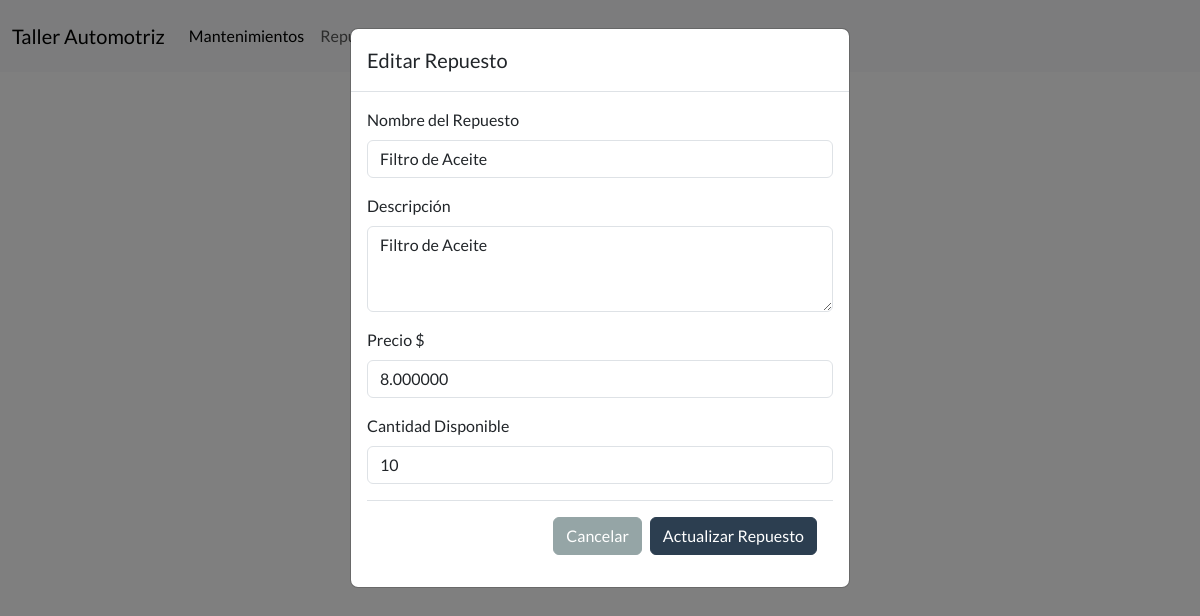
Page /editar_repuesto/1/ on the committed database.
### Aplicaciones/Taller/models.py (models this page shows, shortened)
class Repuesto(models.Model): # * Modelo para representar un repuesto
    id_repuesto = models.AutoField(primary_key=True) # ~ Campo de clave primaria autoincremental
    nombre_repuesto = models.CharField(max_length=100)
    descripcion = models.TextField()
    precio = models.DecimalField(max_digits=10, decimal_places=2)
    cantidad_disponible = models.PositiveIntegerField() # ~ tipo de dato para cantidades enteras positivas

### Aplicaciones/Taller/views.py (the view, shortened to what this page needs)
# urls.py: path('editar_repuesto/<int:id_repuesto>/', views.editar_repuesto, name="editar_repuesto"),  # * mapea la URL 'editar_repuesto/<id_repuesto>/' a la vista editar_repuesto
def editar_repuesto(request, id_repuesto):
    try:
        repuesto = Repuesto.objects.get(id_repuesto=id_repuesto)
        return render(request, 'editar_repuestos.html', {'repuesto': repuesto})
    except Repuesto.DoesNotExist:
        return render(request, 'error.html', {'message': 'Repuesto no encontrado.'})  # * Manejo de error si el repuesto no existe

### Aplicaciones/Taller/templates/editar_repuestos.html (shortened to what this page needs)
{% extends "plantilla.html" %}
{% load static %}
{% block content %}
<div class="modal fade" id="exampleModal" tabindex="-1" aria-labelledby="exampleModalLabel" aria-hidden="true" data-bs-backdrop="static" data-bs-keyboard="false">
  <div class="modal-dialog">
    <div class="modal-content">
      <div class="modal-header">
        <h1 class="modal-title fs-5" id="exampleModalLabel">Editar Repuesto</h1>
      </div>
      <div class="modal-body">
            <form method="post" action="{% url 'editar_repuesto' repuesto.id_repuesto %}">
            <div class="mb-3">
                <label for="nombre_repuesto" class="form-label" >Nombre del Repuesto</label>
                <input type="text" class="form-control" id="nombre_repuesto" name="nombre_repuesto" value="{{repuesto.nombre_repuesto}}" required>
            </div>
            <div class="mb-3">
                <label for="descripcion" class="form-label">Descripción</label>
                <textarea placeholder="Ingrese la descripcion del Repuesto" class="form-control"  id="descripcion" name="descripcion" rows="3">{{repuesto.descripcion}}</textarea>
            </div>
            <div class="mb-3">
                <label for="precio" class="form-label">Precio $</label>
                <input type="number" step="0.01" placeholder="0" class="form-control" value="{{ repuesto.precio|stringformat:'f' }}" id="precio" name="precio" required>
            </div>
            <div class="mb-3">
                <label for="cantidad_disponible" class="form-label">Cantidad Disponible</label>
                <input type="number" placeholder="0" class="form-control" id="cantidad_disponible" value="{{repuesto.cantidad_disponible}}" name="cantidad_disponible" required>
            </div>
            <div class="modal-footer">
                <a href="{% url 'repuestos' %}" type="button" class="btn btn-secondary" >Cancelar</a>
                <button type="submit" class="btn btn-primary">Actualizar Repuesto</button>
            </div>
        </form>
      </div>
    </div>
  </div>
</div>
{% endblock content %}

### rows in the picture
Repuesto: nombre_repuesto "Filtro de Aceite", descripcion "Filtro de Aceite", precio "8.000000", cantidad_disponible "10"
